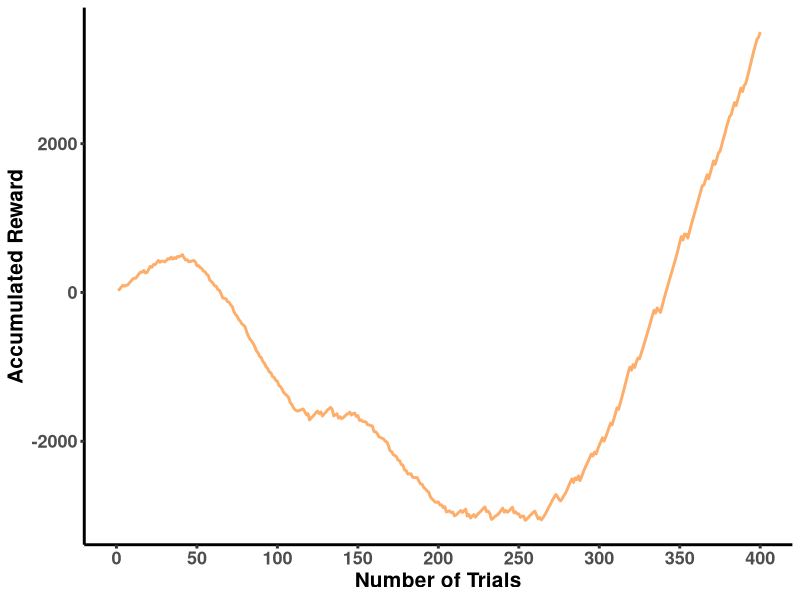
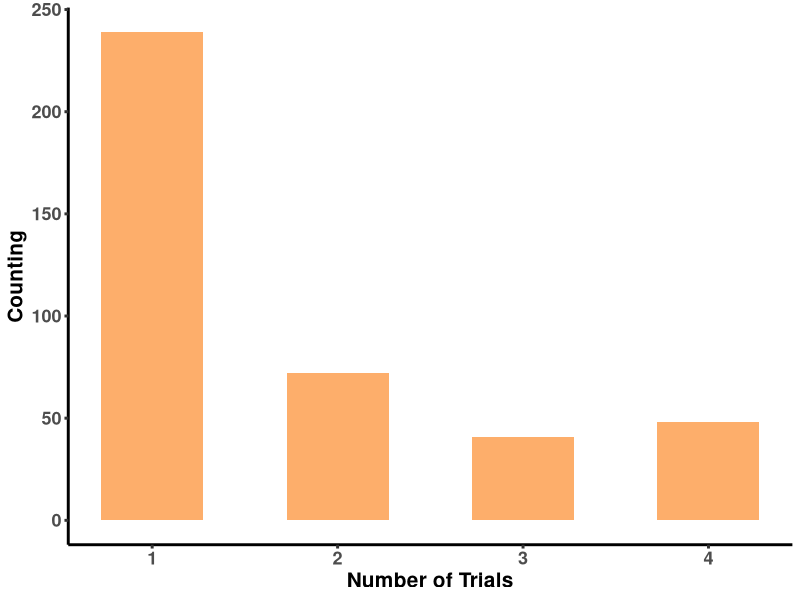
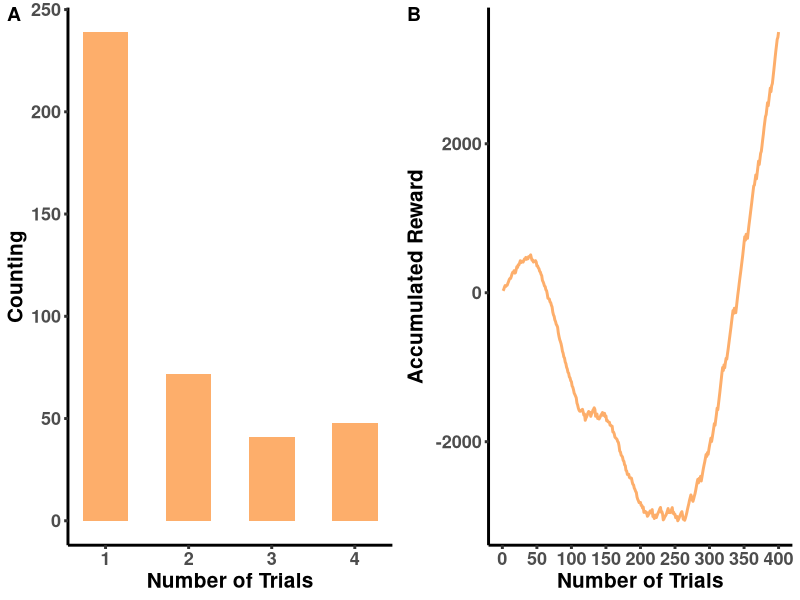

Generate these figures, in order, with R: (Note: this script raises an error after producing the figures.)
## clear the console and memory
rm(list = ls())
graphics.off()
cat("\014")

##
library(ggplot2)
library(ggpubr)

## the theme for plotting 
pic_theme <- theme(axis.title = element_text(face="bold", size = 15),
                   axis.text = element_text(face="bold", size = 13),
                   legend.title = element_text(face="bold", size = 15),
                   legend.text = element_text(face="bold", size = 15),
                   panel.background = element_blank(),
                   axis.line = element_line(colour = "black", size = 1),
                   axis.ticks = element_line(size = 1),
                   panel.grid.major.y = element_blank(),
                   panel.grid.minor.y = element_blank(),
                   panel.grid.major.x = element_blank(),
                   panel.grid.minor.x = element_blank(),
                   text = element_text(family = "sans"),
                   legend.position = c(0.10, 0.93))

#define softmax function
softmax<-function(v){
  i=length(v)
  p<-rep(0,i)
  for(d in 1:i){
    p[d]=exp(v[d])/sum(exp(v))
  }
  return(p)
}
#define upper-confidence boundary function
UCB<-function(v,sd,beta){
  i=length(v)
  p<-rep(0,i)
  greedy_v<-v+beta*sd
  p[which(greedy_v==max(greedy_v))]=1
  return(p)
}
#define softmax version upper-confidence boundary function
softmax_UCB<-function(v,sd,beta){
  i=length(v)
  p<-rep(0,i)
  greedy_v<-v+beta*sd
  p=softmax(greedy_v)
  return(p)
}
#define a reproduciable ramdom seed
set.seed(2010)
ntrials=400
#define a random-walk fout bandits
mu_matrix<-matrix(rep(0,4*ntrials),nrow=4,ncol=ntrials)
mu_matrix[,1]=c(20,20,-20,-20)
for (t in 2:ntrials){
  mu_matrix[,t]=mu_matrix[,t-1]+rnorm(4,mean=0,sd=4)
}
choice=rep(0,ntrials)
accumulated_reward1=rep(0,ntrials)
s_mean<-c(0,0,0,0)
s_sd<-c(1,1,1,1)
s_mean_list=matrix(rep(4*ntrials),nrow=ntrials,ncol=4)
s_sd_list=matrix(rep(4*ntrials),nrow=ntrials,ncol=4)
sigma_error=2
sigma_t=2
beta=2
for(t in 1:ntrials){
  s_mean_list[t,]=s_mean
  s_sd_list[t,]=s_sd
  p_choose=softmax_UCB(s_mean,s_sd,beta)
  choice[t]=sample(c(1:4), size = 1, replace = T, prob = p_choose)
  tmp_reward=mu_matrix[choice[t],t]+rnorm(1,mean=0,sd=4)
  if(t==1){
    accumulated_reward1[t]=tmp_reward
  }else{
    accumulated_reward1[t]=tmp_reward+accumulated_reward1[t-1]
  }
  
  kt=rep(0,4)
  kt[choice[t]]=(s_sd[choice[t]]+sigma_t**2)/(s_sd[choice[t]]+sigma_t**2+sigma_error**2)
  s_mean=s_mean+kt*(tmp_reward-s_mean)  
  s_sd=(1-kt)*(s_sd+sigma_t**2)
}

choice=as.data.frame(choice)
accumulated_reward1=as.data.frame(accumulated_reward1)

## plotting 1
pic_choice_trials1 <-
  ggplot(data = choice, aes(x = choice)) +
  geom_bar(width = .55, position = position_dodge(width = 0.6), fill = "#fdae6b") +
  scale_x_continuous(breaks = c(1, 2, 3, 4)) +
  labs(x = "Number of Trials", y = "Counting") +
  pic_theme

pic_accre_trials1 <- 
  ggplot(data = accumulated_reward1, aes(x = c(1: ntrials), y = accumulated_reward1)) + 
  geom_line(size = 1, linetype = 1, colour = "#fdae6b") +
  scale_x_continuous(limits = c(0, 400), breaks = seq(0, 400, by = 50)) +
  labs(x = "Number of Trials", y = "Accumulated Reward") +
  pic_theme

UCB_sim1 <- ggarrange(pic_choice_trials1, pic_accre_trials1, ncol = 2, nrow = 1, labels = c("A", "B"),
                     widths = c(1, 1), heights = 1)

ggsave(filename = "./pic/UCB_sim1.png", plot = UCB_sim1, 
       width = 11, height = 5.5)

mu_list1<-data.frame(mu_matrix[1,],rep(1,ntrials))
colnames(mu_list1)<-c('mean','choice')
mu_list2<-data.frame(mu_matrix[2,],rep(2,ntrials))
colnames(mu_list2)<-c('mean','choice')
mu_list3<-data.frame(mu_matrix[3,],rep(3,ntrials))
colnames(mu_list3)<-c('mean','choice')
mu_list4<-data.frame(mu_matrix[4,],rep(4,ntrials))
colnames(mu_list4)<-c('mean','choice')
mu_list<-rbind(mu_list1,mu_list2,mu_list3,mu_list4)
mu_list$choice<-as.factor(mu_list$choice)
mu_list<-data.frame(mu_list,rep(c(1:ntrials),4))
colnames(mu_list)[3]=c('trial')

mu_plot <-
  ggplot(mu_list, aes(x = trial, y = mean, colour = choice)) + 
  geom_line(size = 0.75, alpha = 0.7) +
  labs(x = "Number of Trials", y = "Mean", colour = "Choice") +
  scale_colour_manual(values = c("#d7191c", "#fdae61", "#abd9e9", "#2c7bb6"), breaks = c(1, 2, 3, 4)) +
  scale_x_continuous(limits = c(0, 400), breaks = seq(0, 400, by = 100)) +
  pic_theme +
  theme(legend.position = "top")

ggsave(filename = "./pic/UCB_mu_plot.png", plot = mu_plot, 
       width = 9, height = 5.5)

v_list1<-data.frame(s_mean_list[,1],rep(1,ntrials))
colnames(v_list1)<-c('value','choice')
v_list2<-data.frame(s_mean_list[,2],rep(2,ntrials))
colnames(v_list2)<-c('value','choice')
v_list3<-data.frame(s_mean_list[,3],rep(3,ntrials))
colnames(v_list3)<-c('value','choice')
v_list4<-data.frame(s_mean_list[,4],rep(4,ntrials))
colnames(v_list4)<-c('value','choice')
v_list<-rbind(v_list1,v_list2,v_list3,v_list4)
v_list$choice<-as.factor(v_list$choice)
v_list<-data.frame(v_list,rep(c(1:ntrials),4))
colnames(v_list)[3]=c('trial')

v_plot <- 
  ggplot(v_list, aes(x = trial, y = value, colour = choice)) + 
  geom_line(size = 0.75, alpha = 0.7) +
  labs(x = "Number of Trials", y = "Value", colour = "Choice") +
  scale_colour_manual(values = c("#d7191c", "#fdae61", "#abd9e9", "#2c7bb6"), breaks = c(1, 2, 3, 4)) +
  scale_x_continuous(limits = c(0, 400), breaks = seq(0, 400, by = 100)) +
  pic_theme +
  theme(legend.position = "top")

ggsave(filename = "./pic/UCB_v_plot.png", plot = v_plot, 
       width = 9, height = 5.5)


